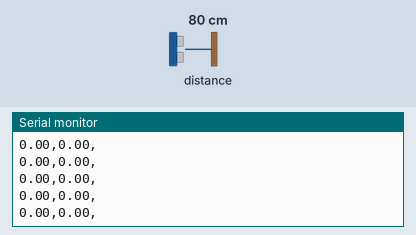
Recording of a sketch running on a simulated Arduino Uno, built with avr-gcc and run on an emulated ATmega328P. On the bench: the last lines printed to the serial monitor. Inputs (shaded band) come from the test bench; at power-on: distance to the obstacle 80 cm.

Above: at 1.2 s.
1.3 s: distance to the obstacle set to 2 cm
At 1.41 s:
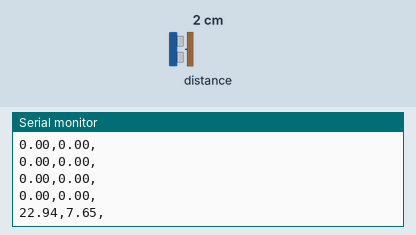
2.8 s: distance to the obstacle set to 4 cm
At 2.89 s:
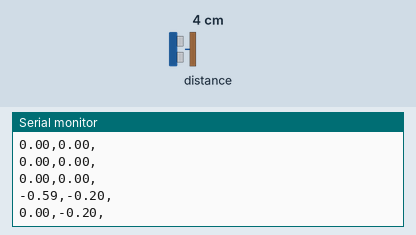
Timing chart, 0 to 5.8 s (numbered marks = the images above; inputs shaded):
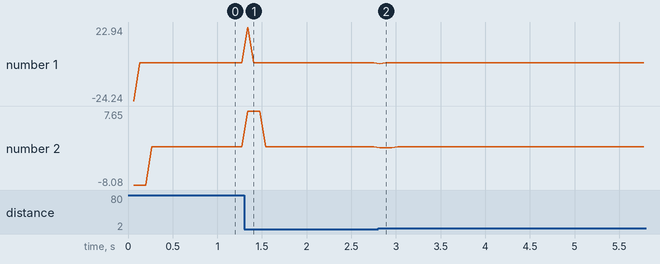

The sketch:

VelAvgVerify.ino
```cpp
#include <Wire.h>
#include <VL53L1X.h>

VL53L1X ToF; //Create ToF as an object
long startTime = 0;
long endTime = 0;

int readFreq = 20; // Used to determine how frequently readings are taken from the ToFs in ms, cannot be less than the timing budget
int startRead = millis();

float newDist = 0;
float prevDist = 0;
float deltDist = 0;
float velEst = 0;

#define HISTORY_SIZE 3 // Number of velocity values that are stored for averaging
float history[HISTORY_SIZE]; // Array to hold velocity estimates
byte historySpot; // Used in for-loop for moving through the array

void setup()
{
  Serial.begin(115200);
  Wire.begin();
  Wire.setClock(400000); // use 400 kHz I2C

  ToF.setTimeout(500);
  if (!ToF.init())
  {
    Serial.println("Failed to detect and initialize ToF!");
    while (1);

  }

  ToF.setDistanceMode(VL53L1X::Long);
  ToF.setMeasurementTimingBudget(50000);
  ToF.startContinuous(50);

  for (int x = 0; x < HISTORY_SIZE; x++)
  {
    history[x] = 0;
  }
}

void loop()
{
  newDist = ToF.read();
  VelEstFunc();
  Serial.print(velEst);//Real-time distance
  Serial.print(",");

  history[historySpot] = velEst;
  if (++historySpot == HISTORY_SIZE)
  {
    historySpot = 0;
  }


  float avgVelEst = 0;
  for (int x = 0; x < HISTORY_SIZE; x++)
  {
    avgVelEst += history[x];
  }

  avgVelEst /= HISTORY_SIZE;


  Serial.print(avgVelEst);//Average distance
  Serial.print(",");
  Serial.println("");
  if (ToF.timeoutOccurred()) { Serial.print(" TIMEOUT"); }

 // Serial.println();
}

void VelEstFunc ()
{
    startTime = millis();

    newDist = ToF.read();
    /*Serial.print("New Distance: ");
    Serial.print(newDist);
    Serial.print("mm - ");

    Serial.print("Previous Distance: ");
    Serial.print(prevDist);
    Serial.print("mm - ");*/

    endTime = (millis()-startTime);

    deltDist = (prevDist - newDist);
    /*Serial.print("Distance delta: ");
    Serial.print(deltDist);
    Serial.print("mm - ");

    Serial.print("Read time: ");
    Serial.print(endTime);
    Serial.print("ms - ");*/

    velEst = (deltDist / endTime);
    /*Serial.print("Velocity Estimate: ");
    Serial.print(velEst);
    Serial.print("mm/ms");*/
    prevDist = newDist;
}
```

Measured:
- after the input at 1.3 s, the serial monitor: prints a new line at once (image 1)
- after the input at 2.8 s, the serial monitor: prints a new line at once (image 2)
